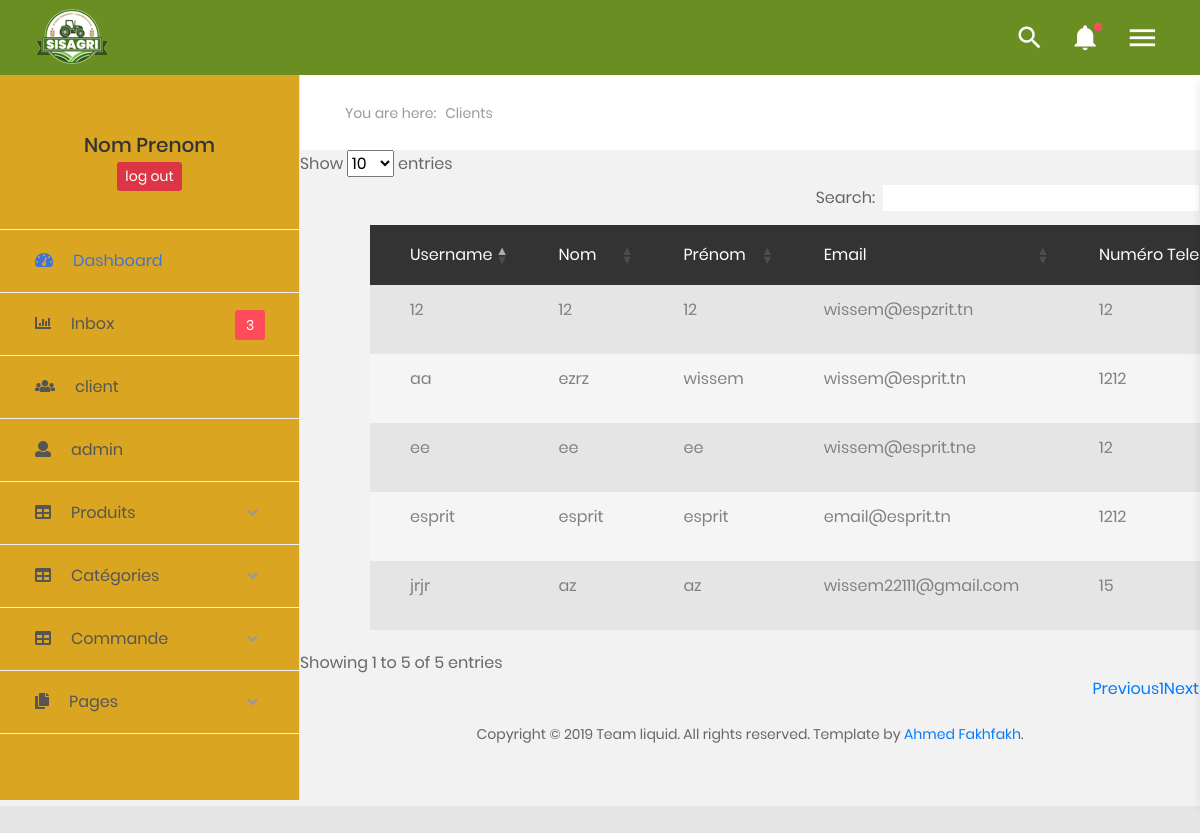
Screenshot of /CoolAdmin-master/afficherclient.php (signed in) with the database file from the repository.
### tables this page shows
CREATE TABLE IF NOT EXISTS `client` (
  `username` varchar(50) NOT NULL,
  `nom` varchar(50) NOT NULL,
  `prenom` varchar(50) NOT NULL,
  `mdp` varchar(30) NOT NULL,
  `email` varchar(256) NOT NULL,
  `tel` int(8) NOT NULL,
  `etat` int(1) NOT NULL DEFAULT '0',
  `dateinscri` date NOT NULL,
  PRIMARY KEY (`username`),
  UNIQUE KEY `email` (`email`)
);

### CoolAdmin-master/afficherclient.php (the view, shortened to what this page needs)
<?php
include 'inc/header.php';
	$host=mysqli_connect("localhost", "root", "")or die("cannot connect");
		mysqli_select_db($host,"sisagri2")or die("cannot select DB");
		$sql="select * from client  ";
		$req=mysqli_query($host,$sql);
 ?>
<section class="au-breadcrumb m-t-75">
    <div class="section__content section__content--p30">
        <div class="container-fluid">
            <div class="row">
                <div class="col-md-12">
                    <div class="au-breadcrumb-content">
                        <div class="au-breadcrumb-left">
                            <span class="au-breadcrumb-span">You are here:</span>
                            <ul class="list-unstyled list-inline au-breadcrumb__list">
                                <li class="list-inline-item active">
                                    <a href="#">Clients</a>
                                </li>
                            </ul>
                        </div>
                    </div>
                </div>
            </div>
        </div>
    </div>
</section>
<div class="col-lg-">
    <div class="table-responsive table100 ver2 ">
        <table id="example" class="table table-borderless table-striped table-earning"  style="margin-left: 70px;">
            <thead>
              <tr>
                <th>username</th>
                <th>nom</th>
            		<th>prénom</th>
            		<th>email</th>
            		<th>numéro telephone</th>
              </tr>
            </thead>
            <tbody>
              <?php
                  while($row=mysqli_fetch_array($req,MYSQLI_NUM))
                    {if($row[6]==0){$faza="bloquer";}else{$faza='debloquer';}
              				echo'
                      <tr>
                        <td>'. $row[0].'</td>
                        <td>'. $row[1].'</td>
                        <td>'. $row[2].'</td>
                        <td>'. $row[4].'</td>
                        <td>'. $row[5].'</td>
                        <td>'. $row[6].'</td>
                              <td> <form action="inc/views/supprimerclient.php" method="get">
                                        <input type="hidden" id="username" name="username" value="'.$row["0"].'">
                                        <input class="au-btn au-btn-icon au-btn--green" type="submit" value="supprimer">
                                    </form></td>
              											<td> <form action="inc/views/bloquerclient.php" method="get">
              			                          <input type="hidden" id="email" name="email" value="'.$row["4"].'">
              																<input type="hidden" id="etat" name="etat" value="'.$row["6"].'">
              			                          <input class="au-btn au-btn-icon au-btn--green" type="submit" value='.$faza.'>
              			                      </form></td>
                      </tr>';
                    }
                    ?>
              </table>
    </div>
</div>
<?php
include 'inc/end.php';
?>

### rows the page displays
client: username "aa", nom "ezrz", prenom "wissem", email "wissem@esprit.tn", tel "1212"
client: username "ee", nom "ee", prenom "ee", email "wissem@esprit.tne", tel "12"
client: username "jrjr", nom "az", prenom "az", email "wissem22111@gmail.com", tel "15"
client: username "12", nom "12", prenom "12", email "wissem@espzrit.tn", tel "12"
client: username "esprit", nom "esprit", prenom "esprit", email "email@esprit.tn", tel "1212"

### other values shown
$_SESSION['name'] "Nom"
$_SESSION['lastname'] "Prenom"
